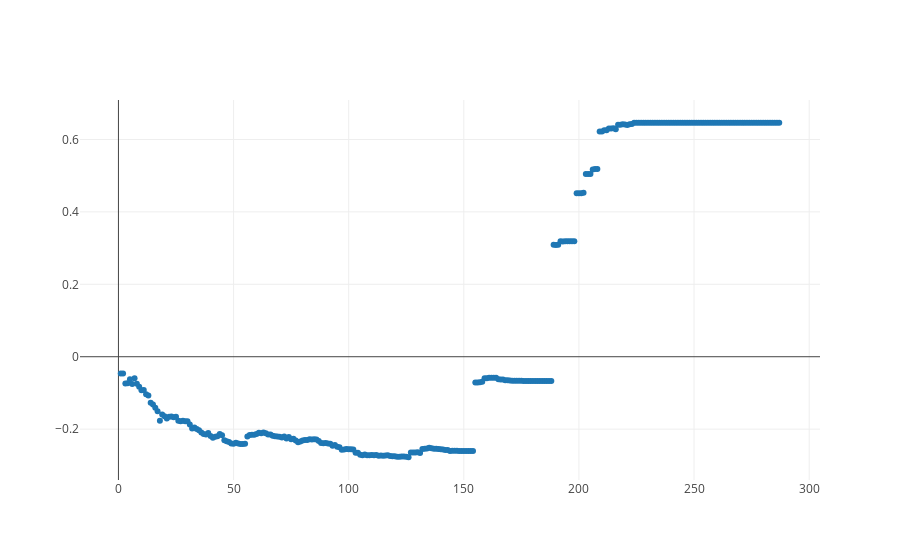

The code cell stored with this chart in its notebook:
### Code cell
from graph import trace_values, plot
trace = trace_values(x_values, y_values)
plot([trace])

### Figure 1 — Plotly figure (JSON) as saved in the notebook; plotly's stock layout.template omitted (floating-point values rounded to 4 significant figures; data arrays with more than 128 entries replaced by an {"elided": "..."} marker saying what was removed)
{"data": [{"mode": "markers", "name": "data", "text": [], "type": "scatter", "uid": "f07e379d-b271-43e0-b1cd-84097f1af0e9", "x": {"elided": "287 int values"}, "y": {"elided": "287 float values"}}], "layout": {}}
